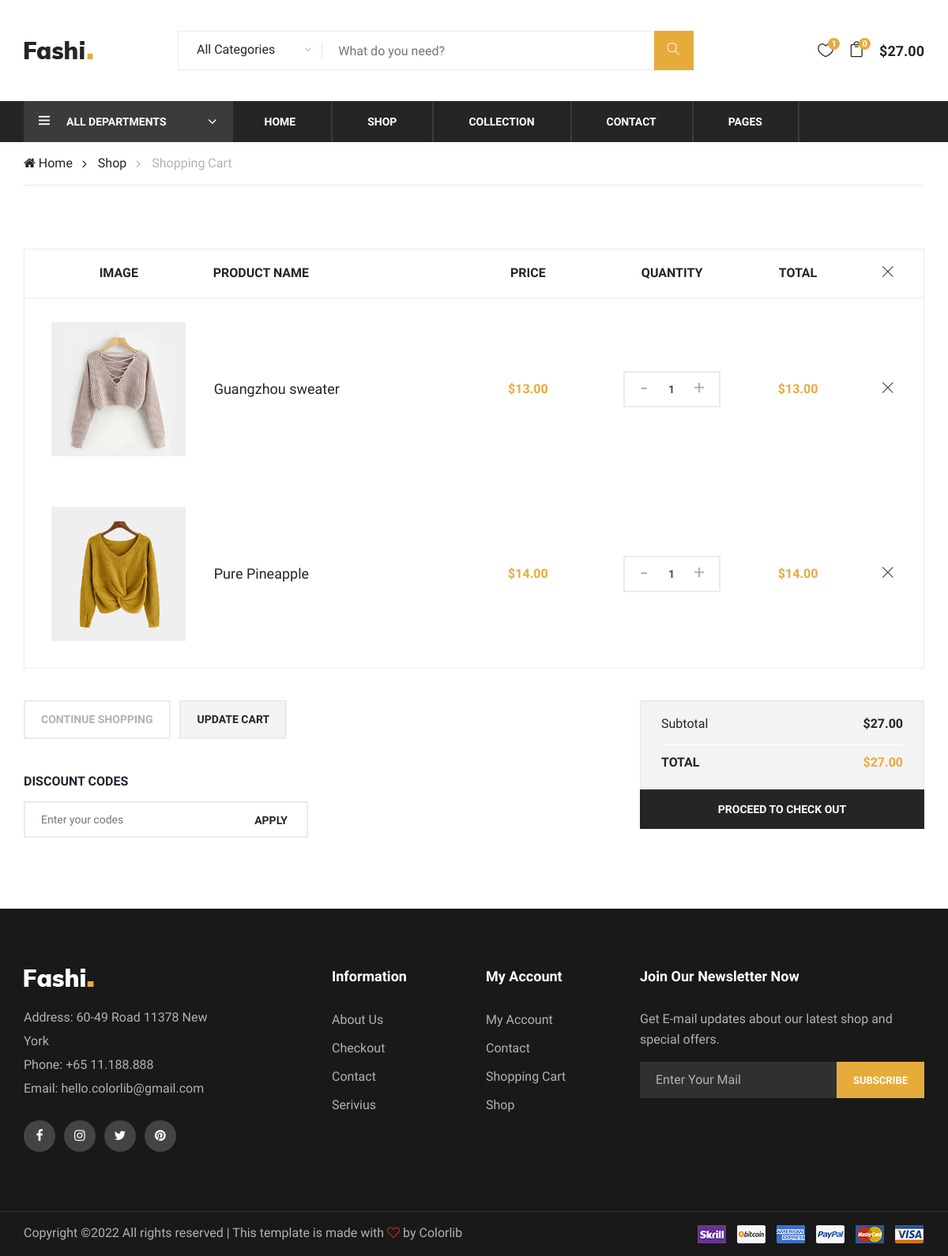
/Cart.php, run on the app's committed database.
### tables this page shows
CREATE TABLE `cart` (
  `id` int(10) NOT NULL,
  `image_name` varchar(255) NOT NULL,
  `image_path` varchar(255) NOT NULL,
  `current_price` int(255) NOT NULL,
  `quantity` int(10) NOT NULL
);

### config/db.php (called while the page is built, shortened)
<?php
    class DB {
        public $conn;
        public function __construct($host = 'localhost', $user = 'root', $password = '', $dbname = 'podeuro') {
            $this->host = $host;
            $this->user = $user;
            $this->password = $password;
            $this->dbname = $dbname;
            $this->conn = new mysqli($this->host, $this->user, $this->password, $this->dbname) or die("Failed to connect to MySQLi" . $this->conn->connect_error);
        }
        public function GetCartItems($userEmail) {
            if (!$userEmail) {
                $query = "SELECT * FROM cart";
                $stmt = $this->conn->prepare($query);
                $stmt->execute();
                return $stmt->get_result();
            } else {
                $tablename = "{$userEmail}_cart";
                $query = "SELECT * FROM $tablename";
                $stmt = $this->conn->prepare($query);
                $stmt->execute();
                return $stmt->get_result();
            }
        }
        public function GetTotalAmount($userEmail) {
            $total = 0;
            if (!$userEmail) {
                $query = "SELECT * FROM cart";
                $stmt = $this->conn->prepare($query);
                $stmt->execute();
                $result  = $stmt->get_result();
                if (!$result->num_rows) {
                    return 0;
                } else {
                    while ($row = $result->fetch_assoc()) {
                        $total += $row['current_price'];
                    }
                    return $total;
                }
            }
        }
    }

### Cart.php (the view, shortened to what this page needs)
<?php
    require 'config/db.php';
    $db = new DB();
?>
<?php include 'navLinks.php' ?>
<body>
    <?php include 'header.php'; ?>
    <div class="breacrumb-section">
        <div class="container">
            <div class="row">
                <div class="col-lg-12">
                    <div class="breadcrumb-text product-more">
                        <a href="./"><i class="fa fa-home"></i> Home</a>
                        <a href="./Shop">Shop</a>
                        <span>Shopping Cart</span>
                    </div>
                </div>
            </div>
        </div>
    </div>
    <section class="shopping-cart spad">
        <div class="container">
            <div class="row">
                <div class="col-lg-12">
                    <div class="cart-table">
                        <table>
                            <thead>
                                <tr>
                                    <th>Image</th>
                                    <th class="p-name">Product Name</th>
                                    <th>Price</th>
                                    <th>Quantity</th>
                                    <th>Total</th>
                                    <th><i class="ti-close"></i></th>
                                </tr>
                            </thead>
                            <tbody>
                                <?php $results = $db->GetCartItems($email); ?>
                                <?php if (!$results->num_rows) : ?>
                                    <tr>
                                        <td class="cart-pic first-row"></td>
                                        <td class="cart-title first-row">
                                            <h5>No item in cart.</h5>
                                        </td>
                                        <!-- <td class="p-price first-row">$60.00</td>
                                        <td class="qua-col first-row">
                                            <div class="quantity">
                                                <div class="pro-qty">
                                                    <input type="text" value="1">
                                                </div>
                                            </div>
                                        </td>
                                        <td class="total-price first-row">$60.00</td>
                                        <td class="close-td first-row"><i class="ti-close"></i></td> -->
                                    </tr>
                                <?php else: ?>
                                    <?php foreach($results->fetch_all(MYSQLI_ASSOC) as $item): ?>
                                        <tr>
                                            <td class="cart-pic first-row"><img height="170" width="170" src="<?= $item['image_path'] ?>" alt=""></td>
                                            <td class="cart-title first-row">
                                                <h5><?= $item['image_name'] ?></h5>
                                            </td>
                                            <td class="p-price first-row">$<?= $item['current_price'] ?>.00</td>
                                            <td class="qua-col first-row">
                                                <div class="quantity">
                                                    <div class="pro-qty">
                                                        <input type="text" value="<?= $item['quantity'] ?>">
                                                    </div>
                                                </div>
                                            </td>
                                            <td class="total-price first-row">$<?= $item['quantity'] * $item['current_price'] ?>.00</td>
                                            <td class="close-td first-row"><i class="ti-close"></i></td>
                                        </tr>
                                    <?php endforeach; ?>
                                <?php endif; ?>
                            </tbody>
                        </table>
                    </div>
                    <div class="row">
                        <div class="col-lg-4">
                            <div class="cart-buttons">
                                <a href="./Shop" class="primary-btn continue-shop">Continue shopping</a>
                                <a href="#" class="primary-btn up-cart">Update cart</a>
                            </div>
                            <div class="discount-coupon">
                                <h6>Discount Codes</h6>
                                <form action="#" class="coupon-form">
                                    <input type="text" placeholder="Enter your codes">
                                    <button type="submit" class="site-btn coupon-btn">Apply</button>
                                </form>
                            </div>
                        </div>
                        <div class="col-lg-4 offset-lg-4">
                            <div class="proceed-checkout">
                                <ul>
                                   <?php $total = $db->GetTotalAmount($email); ?>
                                    <li class="subtotal">Subtotal <span>$<?= $total ?>.00</span></li>
                                    <li class="cart-total">Total <span>$<?= $total ?>.00</span></li>
                                </ul>
                                <a href="#" class="proceed-btn <?= $total > 1 ? '': 'btn-disabled' ?>">PROCEED TO CHECK OUT</a>
                            </div>
                        </div>
                    </div>
                </div>
            </div>
        </div>
    </section>
    <?php include 'footer.php'; ?>
</body>
</html>

### data on the page
cart: image_path (picture), image_name "Guangzhou sweater", current_price "13", quantity "1", $item['quantity']*$item['current_price'] "13"
cart: image_path (picture), image_name "Pure Pineapple", current_price "14", quantity "1", $item['quantity']*$item['current_price'] "14"

### other printed values
$total "27"
